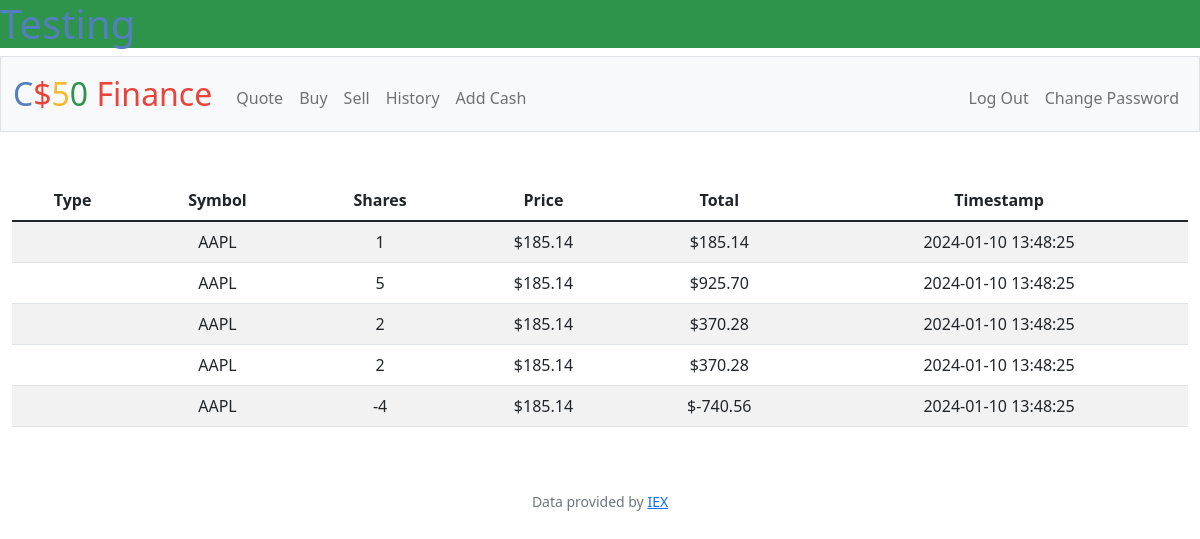
The app's page /history (signed in) with its own data.
### tables this page shows
CREATE TABLE transactions (
    id INTEGER PRIMARY KEY AUTOINCREMENT,
    user_id INTEGER NOT NULL,
    symbol TEXT NOT NULL,
    shares INTEGER NOT NULL,
    price NUMERIC NOT NULL,
    timestamp DATETIME DEFAULT CURRENT_TIMESTAMP,
    FOREIGN KEY(user_id) REFERENCES users(id)
);

### app.py (the view)
@app.route("/history")
@login_required
def history():
    transactions = db.execute("SELECT * FROM transactions WHERE user_id = :user_id ORDER BY timestamp DESC",
                             user_id=session["user_id"])
    return render_template("history.html", transactions=transactions)

### app.py (called while the page is built)
@app.after_request
def after_request(response):
    response.headers["Cache-Control"] = "no-cache, no-store, must-revalidate"
    response.headers["Expires"] = 0
    response.headers["Pragma"] = "no-cache"
    return response

### helpers.py (called while the page is built)
def login_required(f):
    @wraps(f)
    def decorated_function(*args, **kwargs):
        if session.get("user_id") is None:
            return redirect("/login")
        return f(*args, **kwargs)
    return decorated_function

def usd(value):
    return f"${value:,.2f}"

### templates/history.html (shortened to what this page needs)
{% extends "layout.html" %}
{% block main %}
    <table class="table table-striped">
        <thead>
            <tr>
                <th>Type</th>
                <th>Symbol</th>
                <th>Shares</th>
                <th>Price</th>
                <th>Total</th>
                <th>Timestamp</th>
            </tr>
        </thead>
        <body>
            {% for transaction in transactions %}
            <tr>
                <td>{{ transaction.type }}</td>
                <td>{{ transaction.symbol }}</td>
                <td>{{ transaction.shares }}</td>
                <td>{{ (transaction.price)| usd}}</td>
                <td>{{ (transaction.shares * transaction.price)|usd}}</td>
                <td>{{ transaction.timestamp }}</td>
            </tr>
            {% endfor %}
        </body>
    </table>
{% endblock %}

### templates/layout.html (shortened to what this page needs)
<!DOCTYPE html>
<html lang="en">
    <head>
        <link href="https://cdn.jsdelivr.net/npm/bootstrap@5.1.3/dist/css/bootstrap.min.css" rel="stylesheet">
        <link href="/static/styles.css" rel="stylesheet">
    </head>
    <body>
        <h1>Testing</h1>
        <nav class="bg-light border navbar navbar-expand-md navbar-light">
            <div class="container-fluid">
                <a class="navbar-brand" href="/"><span class="blue">C</span><span class="red">$</span><span class="yellow">5</span><span class="green">0</span> <span class="red">Finance</span></a>
                <div class="collapse navbar-collapse" id="navbar">
                    {% if session["user_id"] %}
                        <ul class="navbar-nav me-auto mt-2">
                            <li class="nav-item"><a class="nav-link" href="/quote">Quote</a></li>
                            <li class="nav-item"><a class="nav-link" href="/buy">Buy</a></li>
                            <li class="nav-item"><a class="nav-link" href="/sell">Sell</a></li>
                            <li class="nav-item"><a class="nav-link" href="/history">History</a></li>
                            <li class="nav-item"><a class="nav-link" href="/add_cash">Add Cash</a></li>
                        </ul>
                        <ul class="navbar-nav ms-auto mt-2">
                            <li class="nav-item"><a class="nav-link" href="/logout">Log Out</a></li>
                            <li class="nav-item"><a class="nav-link" href="/change_password">Change Password</a></li>
                        </ul>
                    {% else %}
                        <ul class="navbar-nav ms-auto mt-2">
                            <li class="nav-item"><a class="nav-link" href="/register">Register</a></li>
                            <li class="nav-item"><a class="nav-link" href="/login">Log In</a></li>
                        </ul>
                    {% endif %}
                </div>
            </div>
        </nav>
        <main class="container-fluid py-5 text-center">
            {% block main %}{% endblock %}
        </main>
        <footer class="mb-5 small text-center text-muted">
            Data provided by <a href="https://iexcloud.io/">IEX</a>
        </footer>
    </body>
</html>

### static/styles.css (style rules this page uses)
nav .navbar-brand { font-size: xx-large; }
nav .navbar-brand .blue { color: #537fbe; }
nav .navbar-brand .red { color: #ea433b; }
nav .navbar-brand .yellow { color: #f5b82e; }
nav .navbar-brand .green { color: #2e944b; }
h1 { color: #537fbe; background-color:#2e944b; }

### records on screen
transactions: price "$185.14", (transaction.shares*transaction.price)|usd "$185.14"
transactions: price "$185.14", (transaction.shares*transaction.price)|usd "$925.70"
transactions: price "$185.14", (transaction.shares*transaction.price)|usd "$370.28"
transactions: price "$185.14", (transaction.shares*transaction.price)|usd "$370.28"
transactions: price "$185.14", (transaction.shares*transaction.price)|usd "$-740.56"
